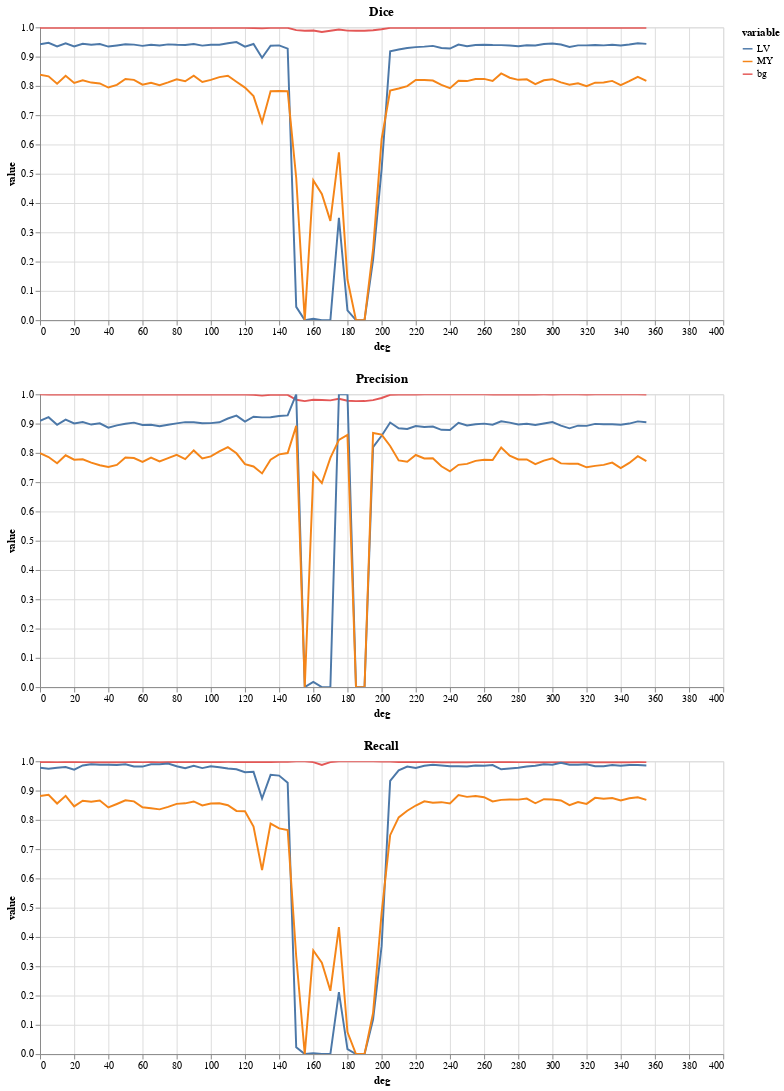

The notebook cell saved with this chart:
### Code cell
plot_dice & plot_precision & plot_recall

### Figure 1 — Vega-Lite specification as saved in the notebook (floating-point values rounded to 4 significant figures; data arrays with more than 128 entries replaced by an {"elided": "..."} marker saying what was removed)
{"config": {"view": {"continuousWidth": 400, "continuousHeight": 300}}, "vconcat": [{"data": {"name": "data-b49a0c8dff2460bd73efa01c585eee94"}, "mark": "line", "encoding": {"color": {"type": "nominal", "field": "variable"}, "tooltip": {"type": "quantitative", "field": "value"}, "x": {"type": "quantitative", "field": "deg"}, "y": {"type": "quantitative", "field": "value"}}, "height": 300, "selection": {"selector016": {"type": "interval", "bind": "scales", "encodings": ["x", "y"]}}, "title": "Dice", "width": 700}, {"data": {"name": "data-a0e4548e5042b2c3ad8e3dc0ce9d2228"}, "mark": "line", "encoding": {"color": {"type": "nominal", "field": "variable"}, "tooltip": {"type": "quantitative", "field": "value"}, "x": {"type": "quantitative", "field": "deg"}, "y": {"type": "quantitative", "field": "value"}}, "height": 300, "selection": {"selector023": {"type": "interval", "bind": "scales", "encodings": ["x", "y"]}}, "title": "Precision", "width": 700}, {"data": {"name": "data-320a4d29d67f6e7a415b33463b3e6186"}, "mark": "line", "encoding": {"color": {"type": "nominal", "field": "variable"}, "tooltip": {"type": "quantitative", "field": "value"}, "x": {"type": "quantitative", "field": "deg"}, "y": {"type": "quantitative", "field": "value"}}, "height": 300, "selection": {"selector017": {"type": "interval", "bind": "scales", "encodings": ["x", "y"]}}, "title": "Recall", "width": 700}], "$schema": "https://vega.github.io/schema/vega-lite/v4.8.1.json", "datasets": {"data-b49a0c8dff2460bd73efa01c585eee94": {"elided": "216 records"}, "data-a0e4548e5042b2c3ad8e3dc0ce9d2228": {"elided": "216 records"}, "data-320a4d29d67f6e7a415b33463b3e6186": {"elided": "216 records"}}}
